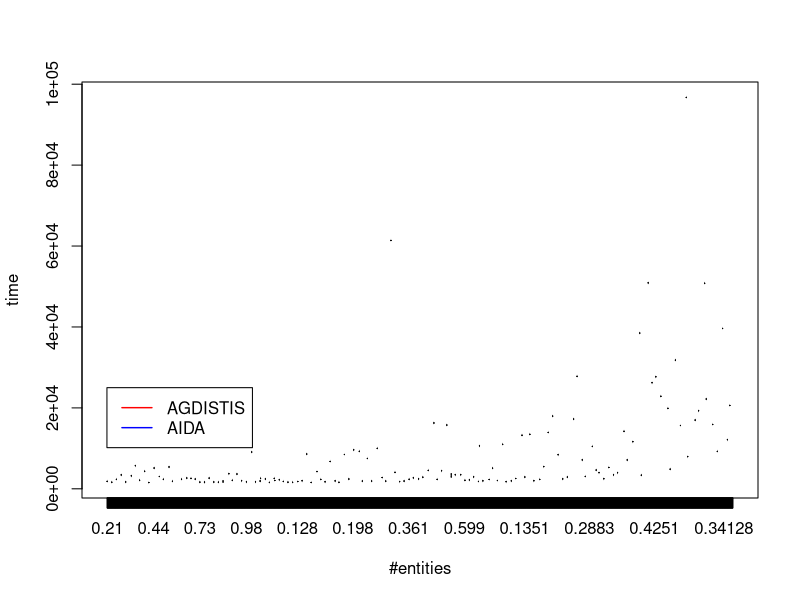

The R source for this figure:

pdf(paste("runtimeVSentities.pdf"),width=20,height=10);


agdistis<-read.csv("Test_reuters.xml_2_DBpedia.tsv",header=TRUE,sep="\t");

boxplot(aida~entities*agdistis,data=agdistis,outline=FALSE,ylab="time",xlab="#entities");

legend(0,25000,c("AGDISTIS","AIDA"),col=c("red","blue"),lty=1,lwd=1.4);

dev.off();
